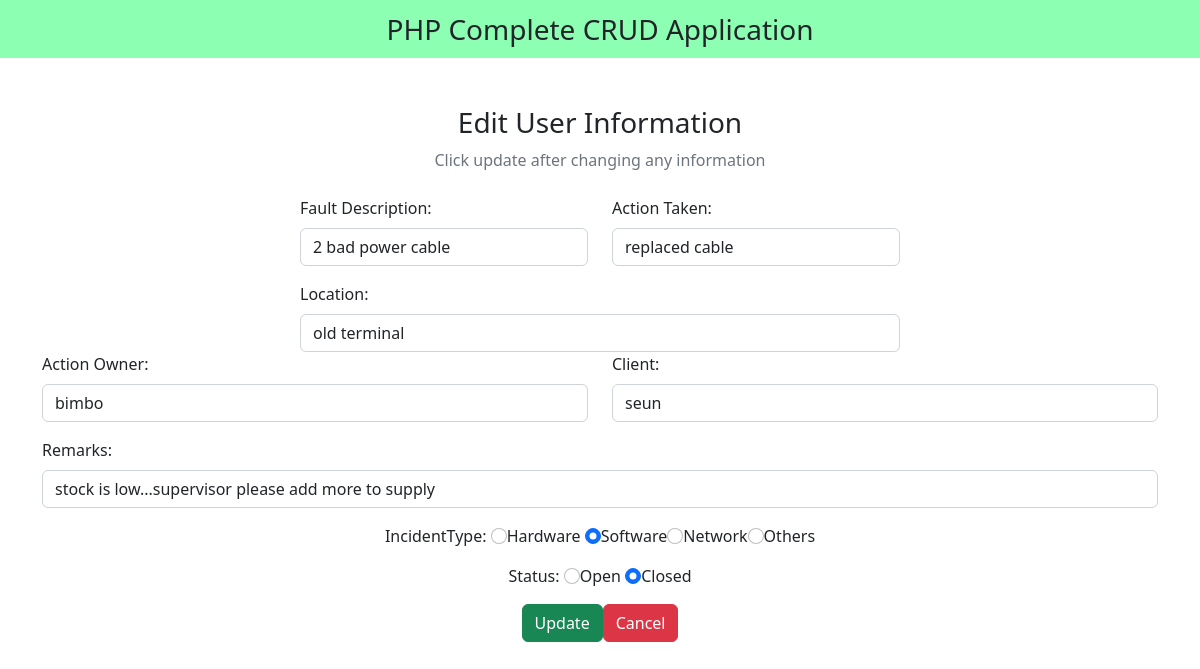
Page /edit.php?id=22 on the committed database.
### tables this page shows
CREATE TABLE `crud` (
  `id` int(255) NOT NULL,
  `date_created` datetime DEFAULT current_timestamp(),
  `client` varchar(40) NOT NULL,
  `fault_description` varchar(255) NOT NULL,
  `action_taken` varchar(255) NOT NULL,
  `location` varchar(225) NOT NULL,
  `achiever` varchar(40) NOT NULL,
  `remarks` varchar(225) NOT NULL,
  `incident_type` varchar(255) NOT NULL,
  `status` varchar(40) NOT NULL,
  `name` varchar(200) NOT NULL,
  `image` longtext NOT NULL,
  `userId` int(11) NOT NULL
);

### edit.php (the view, shortened to what this page needs)
<?php
include "db_conn.php";
$id = $_GET["id"];
?>
<!DOCTYPE html>
<html lang="en">
<head>
  <link href="https://cdn.jsdelivr.net/npm/bootstrap@5.2.3/dist/css/bootstrap.min.css" rel="stylesheet">
  <link rel="stylesheet" href="https://cdnjs.cloudflare.com/ajax/libs/font-awesome/6.4.0/css/all.min.css" />
</head>
<body>
  <nav class="navbar navbar-light justify-content-center fs-3 mb-5" style="background-color: #00ff5573;">
    PHP Complete CRUD Application
  </nav>
  <div class="container">
    <div class="text-center mb-4">
      <h3>Edit User Information</h3>
      <p class="text-muted">Click update after changing any information</p>
    </div>
    <?php
    $sql = "SELECT * FROM `crud` WHERE id = $id LIMIT 1";
    $result = mysqli_query($conn, $sql);
    $row = mysqli_fetch_assoc($result);
    ?>
    <div class="container d-flex justify-content-center">
      <form action="" method="post" style="width:50vw; min-width:300px;">
        <div class="row mb-3">
          <div class="col">
            <label class="form-label">Fault Description:</label>
            <input type="text" class="form-control" name="fault_description" value="<?php echo $row['fault_description'] ?>">
          </div>
          <div class="col">
            <label class="form-label">Action Taken:</label>
            <input type="text" class="form-control" name="action_taken" value="<?php echo $row['action_taken'] ?>">
          </div>
        </div>
        <div class="col">
            <label class="form-label">Location:</label>
            <input type="text" class="form-control" name="location" value="<?php echo $row['location'] ?>">
          </div>
        </div>
        <div class="row mb-3">
        <div class="col">
            <label class="form-label">Action Owner:</label>
            <input type="text" class="form-control" name="achiever" value="<?php echo $row['achiever'] ?>">
          </div>
          <div class="col">
            <label class="form-label">Client:</label>
            <input type="text" class="form-control" name="client" value="<?php echo $row['client'] ?>">
          </div>
        </div>
        <div class="col">
            <label class="form-label">Remarks:</label>
            <input type="text" class="form-control" name="remarks" value="<?php echo $row['remarks'] ?>">
          </div>
        </div>
        <div class="form-group mb-3 mt-3 d-flex w-100 justify-content-center">
          <label>IncidentType:</label>
          <input type="radio" class="form-check-input" name="incident_type" id="Hardware" value="Hardware" <?php echo ($row["incident_type"] == 'Hardware') ? "checked" : ""; ?>>
          <label for="Hardware" class="form-input-label">Hardware</label>
          <input type="radio" class="form-check-input" name="incident_type" id="Software" value="Software" <?php echo ($row["incident_type"] == 'Software') ? "checked" : ""; ?>>
          <label for="Software" class="form-input-label">Software</label>
          <input type="radio" class="form-check-input" name="incident_type" id="Network" value="Network" <?php echo ($row["incident_type"] == 'Network') ? "checked" : ""; ?>>
          <label for="Network" class="form-input-label">Network</label>
          <input type="radio" class="form-check-input" name="incident_type" id="Others" value="Others" <?php echo ($row["incident_type"] == 'Others') ? "checked" : ""; ?>>
          <label for="Others" class="form-input-label">Others</label>
        </div>
        <div class="form-group mb-3 mt-3 d-flex w-100 justify-content-center">
          <label>Status:</label>
          <input type="radio" class="form-check-input" name="status" id="open" value="open" <?php echo ($row["status"] == 'open') ? "checked" : ""; ?>>
          <label for="open" class="form-input-label">Open</label>
          <input type="radio" class="form-check-input" name="status" id="closed" value="closed" <?php echo ($row["status"] == 'closed') ? "checked" : ""; ?>>
          <label for="closed" class="form-input-label">Closed</label>
        </div>
        <div class="d-flex w-100 justify-content-center">
          <button type="submit" class="btn btn-success" name="submit">Update</button>
          <a href="logs.php" class="btn btn-danger">Cancel</a>
        </div>
</body>
</html>

### rows in the picture
crud: fault_description "2 bad power cable", action_taken "replaced cable", location "old terminal", achiever "bimbo", client "seun", remarks "stock is low...supervisor please add more to supply", incident_type "☐ Hardware", incident_type "☑ Software", incident_type "☐ Network", incident_type "☐ Others", status "☐ Open", status "☑ Closed"
